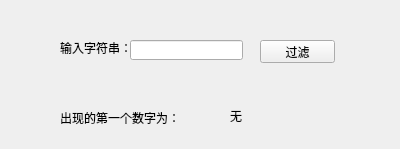
<?xml version="1.0" encoding="UTF-8"?>
<ui version="4.0">
 <class>Widget</class>
 <widget class="QWidget" name="Widget">
  <property name="geometry">
   <rect>
    <x>0</x>
    <y>0</y>
    <width>400</width>
    <height>149</height>
   </rect>
  </property>
  <property name="windowTitle">
   <string>Widget</string>
  </property>
  <widget class="QLabel" name="label">
   <property name="geometry">
    <rect>
     <x>60</x>
     <y>40</y>
     <width>71</width>
     <height>16</height>
    </rect>
   </property>
   <property name="text">
    <string>输入字符串：</string>
   </property>
  </widget>
  <widget class="QLabel" name="label_2">
   <property name="geometry">
    <rect>
     <x>60</x>
     <y>110</y>
     <width>121</width>
     <height>16</height>
    </rect>
   </property>
   <property name="text">
    <string>出现的第一个数字为：</string>
   </property>
  </widget>
  <widget class="QLabel" name="labelNum">
   <property name="geometry">
    <rect>
     <x>230</x>
     <y>110</y>
     <width>54</width>
     <height>12</height>
    </rect>
   </property>
   <property name="text">
    <string>无</string>
   </property>
  </widget>
  <widget class="QLineEdit" name="lineEdit">
   <property name="geometry">
    <rect>
     <x>130</x>
     <y>40</y>
     <width>113</width>
     <height>20</height>
    </rect>
   </property>
  </widget>
  <widget class="QPushButton" name="pushButton">
   <property name="geometry">
    <rect>
     <x>260</x>
     <y>40</y>
     <width>75</width>
     <height>23</height>
    </rect>
   </property>
   <property name="text">
    <string>过滤</string>
   </property>
  </widget>
 </widget>
 <layoutdefault spacing="6" margin="11"/>
 <resources/>
 <connections/>
</ui>
